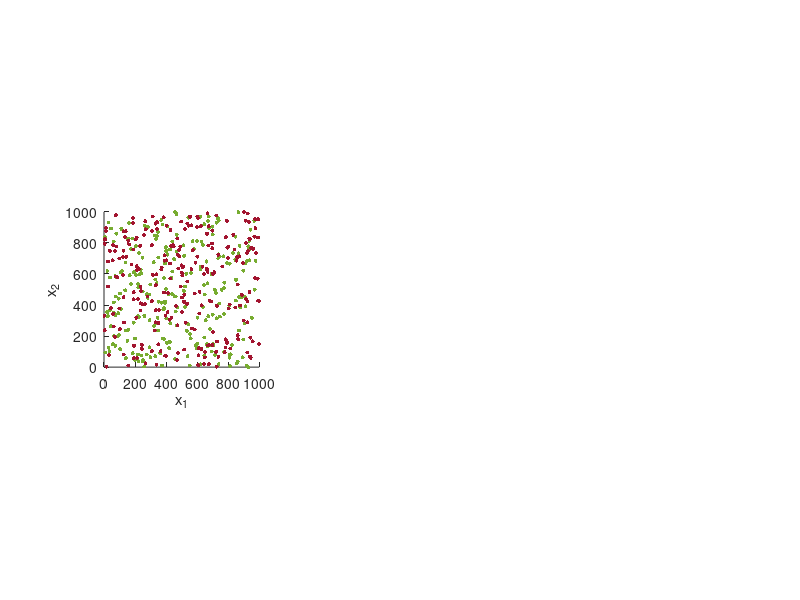

MATLAB code to generate this figure: (Note: this script raises an error after producing the figure.)
clear all
close all

x_min=0; x_max=1000; 
y_min=0; y_max=1000;
no_points_sp1 = 250; 
no_points_sp2 = 250;

%Cosmetic (pointsize)
psize=8;

%% IC 1
%SP1 and SP2 randomly uniformly distributed.
subplot(1,3,1)
A1_sp1 = rand(no_points_sp1)*(x_max-x_min)+x_min;
A1_sp2 = rand(no_points_sp2)*(x_max-x_min)+x_min;
scatter(A1_sp2(:,1),A1_sp2(:,2),psize,[0.4660 0.6740 0.1880],'filled')
hold on
scatter(A1_sp1(:,1),A1_sp1(:,2),psize,[0.6350 0.0780 0.1840],'filled')
xlim([x_min x_max])
ylim([y_min y_max])
daspect([1 1 1])
xlabel('x_1')
ylabel('x_2')
titlestring = append('Time: ',int2str(0),' \Deltat.' );
title(titlestring) 

%% IC 2
%SP1 randomly distributed within small disks. SP2 randomly uniformly distributed.
subplot(1,3,2)
A2_sp2 = rand(no_points_sp2)*(x_max-x_min)+x_min;
no_blobs=5;
blob_diam=25;
points_per_blob=no_points_sp1/no_blobs;
xrand = [200; 150; 400; 570; 820];%rand(no_blobs,1)*(x_max-x_min)+x_min
yrand = [180; 780; 650; 800; 300];%rand(no_blobs,1)*(y_max-y_min)+y_min;
for i = 1:no_blobs
    x0_sp1=xrand(i); y0_sp1=yrand(i);
    r_sp1_min=0; r_sp1_max=blob_diam;
    r_sp1=rand(points_per_blob,1)*(r_sp1_max-r_sp1_min)+r_sp1_min;
    a_sp1 = 2*pi*rand(points_per_blob,1);
    A2_sp1(points_per_blob*(i-1)+1:points_per_blob*i,1) = x0_sp1 + r_sp1.*cos(a_sp1);
    A2_sp1(points_per_blob*(i-1)+1:points_per_blob*i,2) = y0_sp1 + r_sp1.*sin(a_sp1);
end
scatter(A2_sp2(:,1),A2_sp2(:,2),psize,[0.4660 0.6740 0.1880],'filled')
hold on
scatter(A2_sp1(:,1),A2_sp1(:,2),psize,[0.6350 0.0780 0.1840],'filled')
xlim([x_min x_max])
ylim([y_min y_max])
daspect([1 1 1])
xlabel('x_1')
ylabel('x_2')
titlestring = append('Time: ',int2str(0),' \Deltat.' );
title(titlestring) 

%% IC3
%SP1 and SP2 randomly distributed within small disks.
subplot(1,3,3)
A3_sp1 = rand(no_points_sp1)*(x_max-x_min)+x_min;
no_blobs=5;
points_per_blob=no_points_sp1/no_blobs;
for i = 1:no_blobs
    x0_sp1=xrand(i); y0_sp1=yrand(i);
    r_sp1_min=0; r_sp1_max=blob_diam;
    r_sp1=rand(points_per_blob,1)*(r_sp1_max-r_sp1_min)+r_sp1_min;
    a_sp1 = 2*pi*rand(points_per_blob,1);
    A3_sp1(points_per_blob*(i-1)+1:points_per_blob*i,1) = x0_sp1 + r_sp1.*cos(a_sp1);
    A3_sp1(points_per_blob*(i-1)+1:points_per_blob*i,2) = y0_sp1 + r_sp1.*sin(a_sp1);
end
A3_sp2 = rand(no_points_sp2)*(x_max-x_min)+x_min;
no_blobs=5;
points_per_blob=no_points_sp2/no_blobs;
xrand = [400; 60; 850; 560; 500];%rand(no_blobs,1)*(x_max-x_min)+x_min
yrand = [830; 430; 630; 480; 140];%rand(no_blobs,1)*(y_max-y_min)+y_min;
for i = 1:no_blobs
    x0_sp2=xrand(i); y0_sp2=yrand(i);
    r_sp2_min=0; r_sp2_max=blob_diam;
    r_sp2=rand(points_per_blob,1)*(r_sp2_max-r_sp2_min)+r_sp2_min;
    a_sp2 = 2*pi*rand(points_per_blob,1);
    A3_sp2(points_per_blob*(i-1)+1:points_per_blob*i,1) = x0_sp2 + r_sp2.*cos(a_sp2);
    A3_sp2(points_per_blob*(i-1)+1:points_per_blob*i,2) = y0_sp2 + r_sp2.*sin(a_sp2);
end
scatter(A3_sp2(:,1),A3_sp2(:,2),psize,[0.4660 0.6740 0.1880],'filled')
hold on
scatter(A3_sp1(:,1),A3_sp1(:,2),psize,[0.6350 0.0780 0.1840],'filled')
xlim([x_min x_max])
ylim([y_min y_max])
daspect([1 1 1])
xlabel('x_1')
ylabel('x_2')
titlestring = append('Time: ',int2str(0),' \Deltat.' );%'. Run: ',int2str(nr),'.');
title(titlestring) 

%% Write to files
filename1 = 'ICC1.txt';
filename2 = 'ICC2.txt';
filename3 = 'ICC3.txt';

tempfile1 = fopen(filename1,'w');
tempfile2 = fopen(filename2,'w');
tempfile3 = fopen(filename3,'w');

for p=1:no_points_sp1
    fprintf(tempfile1,'%d %.6f %.6f\n',1,A1_sp1(p,1),A1_sp1(p,2));
    fprintf(tempfile2,'%d %.6f %.6f\n',1,A2_sp1(p,1),A2_sp1(p,2));
    fprintf(tempfile3,'%d %.6f %.6f\n',1,A3_sp1(p,1),A3_sp1(p,2));
end

for p=1:no_points_sp2
    fprintf(tempfile1,'%d %.6f %.6f\n',2,A1_sp2(p,1),A1_sp2(p,2));
    fprintf(tempfile2,'%d %.6f %.6f\n',2,A2_sp2(p,1),A2_sp2(p,2));
    fprintf(tempfile3,'%d %.6f %.6f\n',2,A3_sp2(p,1),A3_sp2(p,2));
end

fclose(tempfile1);
fclose(tempfile2);
fclose(tempfile3);